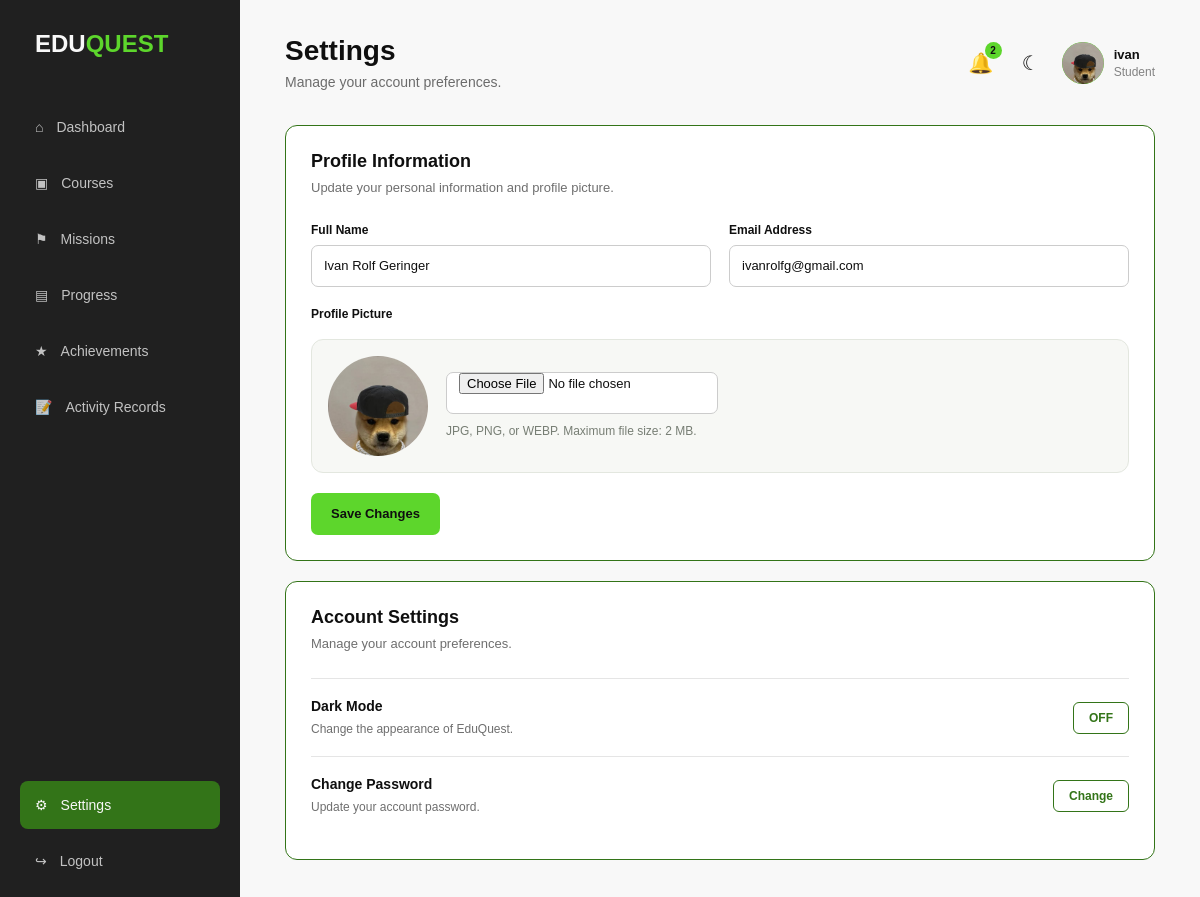
/EDUQUEST_FINAL/SettingsPage.php (signed in), run on the app's committed database.
### tables this page shows
CREATE TABLE `users` (
  `user_id` int(10) UNSIGNED NOT NULL,
  `full_name` varchar(150) NOT NULL,
  `username` varchar(60) NOT NULL,
  `email` varchar(190) NOT NULL,
  `password_hash` varchar(255) NOT NULL,
  `role` enum('admin','student') NOT NULL DEFAULT 'student',
  `account_status` enum('active','inactive','suspended') NOT NULL DEFAULT 'active',
  `profile_image` varchar(255) DEFAULT NULL,
  `created_at` timestamp NOT NULL DEFAULT current_timestamp(),
  `updated_at` timestamp NOT NULL DEFAULT current_timestamp() ON UPDATE current_timestamp(),
  `last_login` datetime DEFAULT NULL
);

### EDUQUEST_FINAL/SettingsPage.php (the view, shortened to what this page needs)
<?php
require_once __DIR__ . '/Admin_Portal/db_connect.php';
$conn->set_charset("utf8mb4");
$user = null;
if (!empty($_SESSION['user_id'])) {
    $sessionUserId = (int) $_SESSION['user_id'];
    $stmt = $conn->prepare("
        SELECT
            user_id,
            full_name,
            username,
            email,
            password_hash,
            profile_image,
            role
        FROM users
        WHERE user_id = ?
          AND role IN ('student', 'admin')
          AND account_status = 'active'
        LIMIT 1
    ");
    $stmt->bind_param("i", $sessionUserId);
    $stmt->execute();
    $user = $stmt->get_result()->fetch_assoc();
}
$userId = (int) $user['user_id'];
$userRole = $user['role'];
$profileImage = trim((string) ($user['profile_image'] ?? ''));
if (!empty($profileImage)) {
    $profileImage = str_replace("\\", "/", $profileImage);
    if (
        !preg_match('/^https?:\/\//i', $profileImage) &&
        strpos($profileImage, 'data:') !== 0
    ) {
        $profileImage = ltrim($profileImage, '/');
    }
}
$unreadNotifications = 0;
$stmt = $conn->prepare("
    SELECT COUNT(*) AS total
    FROM notifications
    WHERE (
        user_id = ?
        OR audience = 'All students'
        OR user_id IS NULL
    )
    AND is_read = 0
");
if ($stmt) {
    $stmt->bind_param("i", $userId);
    $stmt->execute();
    $unreadNotifications = (int) $stmt
        ->get_result()
        ->fetch_assoc()['total'];
}
$username = !empty($user['username'])
    ? $user['username']
    : $user['full_name'];
$firstLetter = strtoupper(substr($username, 0, 1));
function escapeHTML($value)
{
    return htmlspecialchars(
        (string) $value,
        ENT_QUOTES,
        'UTF-8'
    );
}
?>
<!DOCTYPE html>
<html lang="en">
<head>
    <link rel="stylesheet"
          href="css/Settings_style.css?v=<?php echo filemtime(__DIR__ . '/css/Settings_style.css'); ?>">
</head>
<body>
<div class="dashboard">
    <aside class="sidebar">
        <div class="logo">
            EDU<span>QUEST</span>
        </div>
        <nav class="navigation">
            <a href="DashboardPage.php" class="nav-item">
                <span>⌂</span>
                Dashboard
            </a>
            <a href="CoursePage.php" class="nav-item">
                <span>▣</span>
                Courses
            </a>
            <a href="MissionsPage.php" class="nav-item">
                <span>⚑</span>
                Missions
            </a>
            <a href="ProgressPage.php" class="nav-item">
                <span>▤</span>
                Progress
            </a>
            <a href="AchievementsPage.php" class="nav-item">
                <span>★</span>
                Achievements
            </a>
            <a href="ActivityRecords.php" class="nav-item">
                <span>📝</span>
                Activity Records
            </a>
        </nav>
        <div class="sidebar-bottom">
            <a href="SettingsPage.php" class="nav-item active">
                <span>⚙</span>
                Settings
            </a>
            <a href="logout.php" class="nav-item">
                <span>↪</span>
                Logout
            </a>
        </div>
    </aside>
    <main class="main-content">
        <header class="topbar">
            <div>
                <h1>Settings</h1>
                <p>Manage your account preferences.</p>
            </div>
            <div class="profile">
                <div class="notification-container">
                    <button
                        type="button"
                        class="notification-btn"
                        onclick="toggleNotifications()"
                        aria-label="Notifications">
                        🔔
                        <?php if ($unreadNotifications > 0): ?>
                            <span class="notification-badge">
                                <?php echo $unreadNotifications; ?>
                            </span>
                        <?php endif; ?>
                    </button>
                </div>
                <button
                    type="button"
                    class="dark-mode"
                    onclick="toggleDarkMode()"
                    aria-label="Toggle dark mode">
                    ☾
                </button>
                <div class="profile-info">
                    <div class="profile-picture">
                        <?php if (!empty($profileImage)): ?>
                            <img
                                src="<?php echo escapeHTML($profileImage); ?>"
                                alt="Profile Picture"
                                onerror="this.style.display='none'; this.parentElement.textContent='<?php echo escapeHTML($firstLetter); ?>';">
                        <?php else: ?>
                            <?php echo escapeHTML($firstLetter); ?>
                        <?php endif; ?>
                    </div>
                    <div>
                        <strong>
                            <?php echo escapeHTML($username); ?>
                        </strong>
                        <small>
                            <?php echo $userRole === 'admin' ? 'Administrator' : 'Student'; ?>
                        </small>
                    </div>
                </div>
            </div>
        </header>
        <section class="settings-container">
            <div class="settings-card">
                <div class="settings-title">
                    <h2>Profile Information</h2>
                    <p>Update your personal information and profile picture.</p>
                </div>
                <form
                    method="POST"
                    action="SettingsPage.php"
                    enctype="multipart/form-data">
                    <div class="form-row">
                        <div class="form-group">
                            <label for="full_name">
                                Full Name
                            </label>
                            <input
                                type="text"
                                id="full_name"
                                name="full_name"
                                value="<?php echo escapeHTML($user['full_name']); ?>"
                                placeholder="Full Name"
                                maxlength="255"
                                required>
                        </div>
                        <div class="form-group">
                            <label for="email">
                                Email Address
                            </label>
                            <input
                                type="email"
                                id="email"
                                name="email"
                                value="<?php echo escapeHTML($user['email']); ?>"
                                placeholder="Email Address"
                                required>
                        </div>
                    </div>
                    <div class="form-group profile-upload-group">
                        <label for="profile_image">
                            Profile Picture
                        </label>
                        <div class="profile-upload-preview">
                            <?php if (!empty($profileImage)): ?>
                                <img
                                    src="<?php echo escapeHTML($profileImage); ?>"
                                    alt="Current Profile Picture"
                                    class="current-profile-image"
                                    onerror="this.style.display='none'; this.parentElement.insertAdjacentHTML('afterbegin', '<div class=&quot;profile-placeholder&quot;><?php echo escapeHTML($firstLetter); ?></div>');">
                            <?php else: ?>
                                <div class="profile-placeholder">
                                    <?php echo escapeHTML($firstLetter); ?>
                                </div>
                            <?php endif; ?>
                            <div class="profile-upload-details">
                                <input
                                    type="file"
                                    id="profile_image"
                                    name="profile_image"
                                    accept="image/jpeg,image/png,image/webp">
                                <small>
                                    JPG, PNG, or WEBP. Maximum file size: 2 MB.
                                </small>
                            </div>
                        </div>
                    </div>
                    <button type="submit" class="save-button">
                        Save Changes
                    </button>
                </form>
            </div>
            <div class="settings-card">
                <div class="settings-title">
                    <h2>Account Settings</h2>
                    <p>Manage your account preferences.</p>
                </div>
                <div class="setting-row">
                    <div>
                        <strong>Dark Mode</strong>
                        <p>Change the appearance of EduQuest.</p>
                    </div>
                    <button
                        type="button"
                        class="setting-button"
                        id="darkModeButton"
                        onclick="toggleDarkMode()">
                    </button>
                </div>
                <div class="setting-row">
                    <div>
                        <strong>Change Password</strong>
                        <p>Update your account password.</p>
                    </div>
                    <button
                        type="button"
                        class="setting-button"
                        onclick="togglePasswordForm()">
                        Change
                    </button>
                </div>
            </div>
        </section>
    </main>
</div>
</body>
</html>

### EDUQUEST_FINAL/SettingsPage.php (style rules this page uses)
.profile-picture img { width: 100%; height: 100%; display: block; object-fit: cover; border-radius: 50%; }
.current-profile-image { width: 100px; height: 100px; object-fit: cover; border-radius: 50%; }

### data on the page
users: profile_image (picture), username "ivan", full_name "Ivan Rolf Geringer", email "ivanrolfg@gmail.com"

### other printed values
$unreadNotifications "2"
